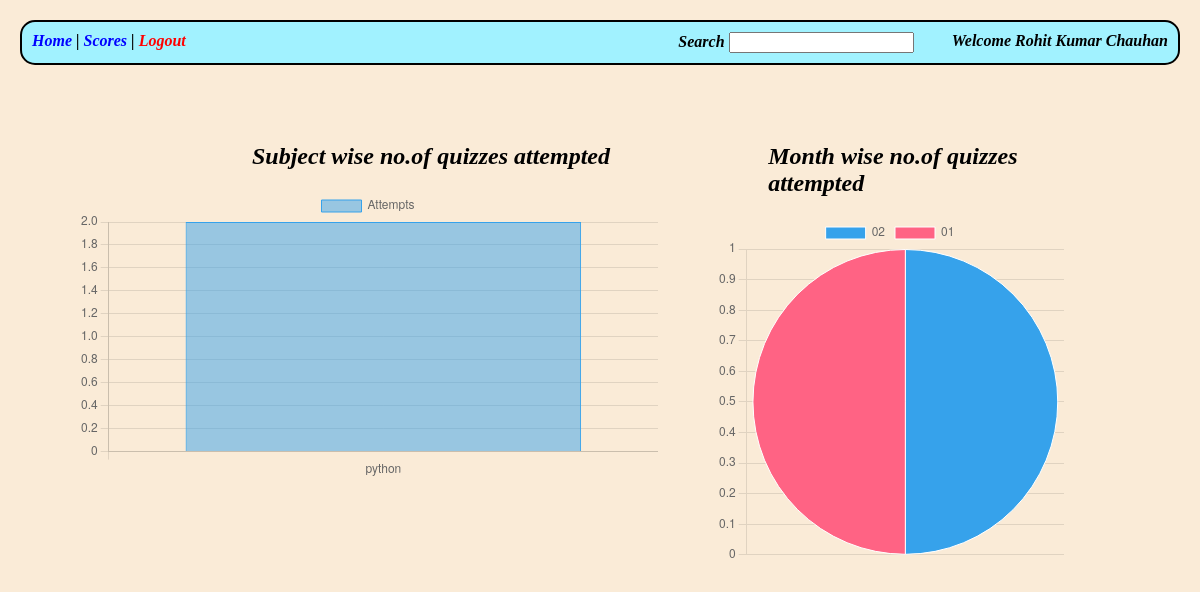
The page /user/summary/1 on the database as committed earlier.
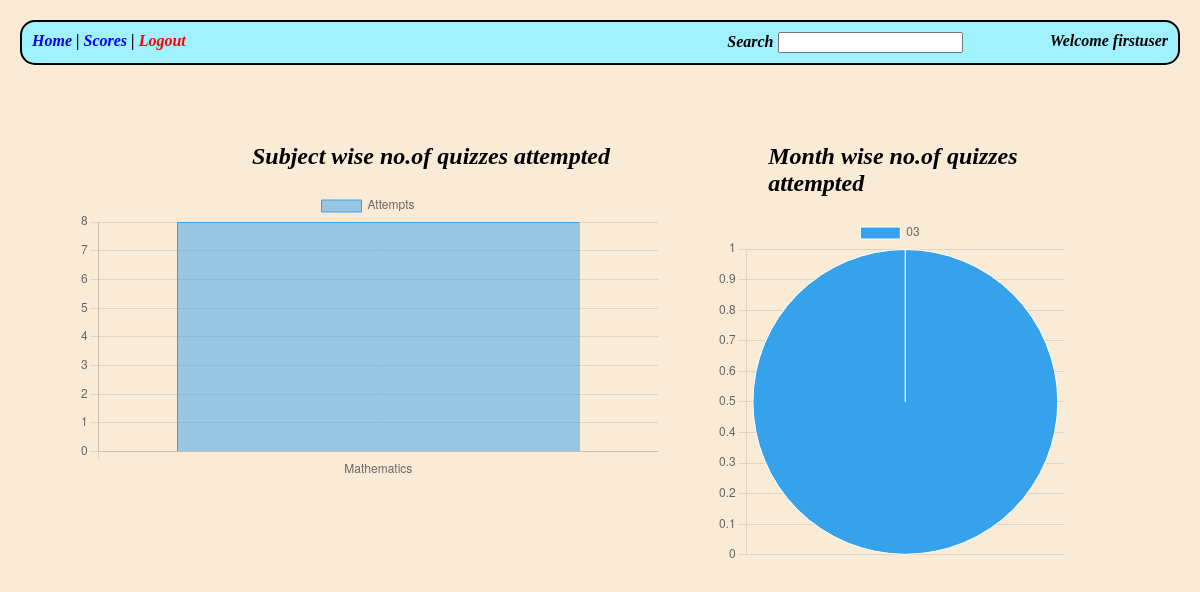
The same page on the database as committed later.
### models.py (models this page shows)
class user(db.Model):
    __tablename__ = 'user'
    id = db.Column(db.Integer , primary_key = True)
    username = db.Column(db.String , unique =True , nullable = False)
    password = db.Column(db.String , nullable = False)
    uname = db.Column(db.String , nullable = False)
    qualification = db.Column(db.String , nullable = False)
    dob = db.Column(db.Date , nullable=False)
    scores = db.relationship("scores" , backref = "user")

### app.py (the view)
@app.route("/user/summary/<int:user_id>" , methods=["GET"])
def usersummary(user_id):
    current_user = user.query.get(user_id)
    attempts = scores.query.filter_by(user_id = user_id).all()     #scores
    data = {}                                                      #data contains  subjects ===> number of quiz attempted
    data2 = {}                                                     #data2 contains month(in integer eg: jan is 1 )===> number of quiz attempted in that month
    for attempt in attempts:
        date_of_attempt = str(attempt.time_attempt)
        month = date_of_attempt.split("-")[1]
        if month in data2:
            data2[month] += 1
        else:
            data2[month] = 1
        qu = quiz.query.get(attempt.quiz_id)
        chap = chapter.query.get(qu.chapter_id)
        sub = subject.query.get(chap.subject_id)
        if sub.name in data:
            data[sub.name] += 1
        else :
            data[sub.name] = 1
    subs = data.keys()
    attempts = data.values()
    months = data2.keys()
    counts = data2.values()
    return render_template("usersummary.html" , subj = list(subs) ,months = list(months), counts = list(counts) , attempt = list(attempts) , current_user = current_user )

### templates/usersummary.html (shortened to what this page needs)
<!DOCTYPE html>
<html lang="en">
  <head>
    <link rel="stylesheet" href="/static/adminstyle.css" />
  </head>
  <body>
    <div class="header">
      <div>
        <a href="/user/dashboard/{{current_user.id}}"> Home </a>
        |
        <a href="/scores/{{current_user.id}}">Scores </a>
        |
        <a href="/" class="logout"> Logout</a>
      </div>
      <form
        method="post"
        action="/user/search/{{current_user.id}}"
        style="padding-left: 40%"
      >
        <label>Search</label>
        <input name="search" />
      </form>
      <div>Welcome {{current_user.uname}}</div>
    </div>
    <div style="display: flex">
      <div class="layout">
        <h2 style="padding-left: 30%">Subject wise no.of quizzes attempted </h2>
        <canvas id="myChart"></canvas>
      </div>
      <div class="layout" style="width: 30%; height: 30%">
        <h2 style="padding-left: 15%">Month wise no.of quizzes attempted</h2>
        <canvas id="myChart2"></canvas>
      </div>
    <script>
      const ctx = document.getElementById("myChart");
      new Chart(ctx, {
        type: "bar",
        data: {
          labels: {{ subj | tojson }},
          datasets: [
            {
              label: "Attempts",
              data: {{ attempt | tojson }},
              borderWidth: 1,
            },
          ],
        },
        options: {
          scales: {
            y: {
              beginAtZero: true,
            },
          },
        },
      });
    </script>
    <script>
      const ctx2 = document.getElementById("myChart2");
      new Chart(ctx2, {
        type: "pie",
        data: {
          labels: {{ months | tojson }},
          datasets: [
            {
              label: "months",
              data: {{ counts | tojson }},
              borderWidth: 1,
            },
          ],
        },
        options: {
          scales: {
            y: {
              beginAtZero: true,
            },
          },
        },
      });
    </script>
  </body>
</html>

Rows that differ between the two databases and show on the page:
changed user: uname "Rohit Kumar Chauhan" → "firstuser"
Other text that changed with them:
chart data {{ subj | tojson }}: ["python"] → ["Mathematics"]
chart data {{ attempt | tojson }}: [2] → [8]
chart data {{ months | tojson }}: ["02", "01"] → ["03"]
chart data {{ counts | tojson }}: [1, 1] → [8]
